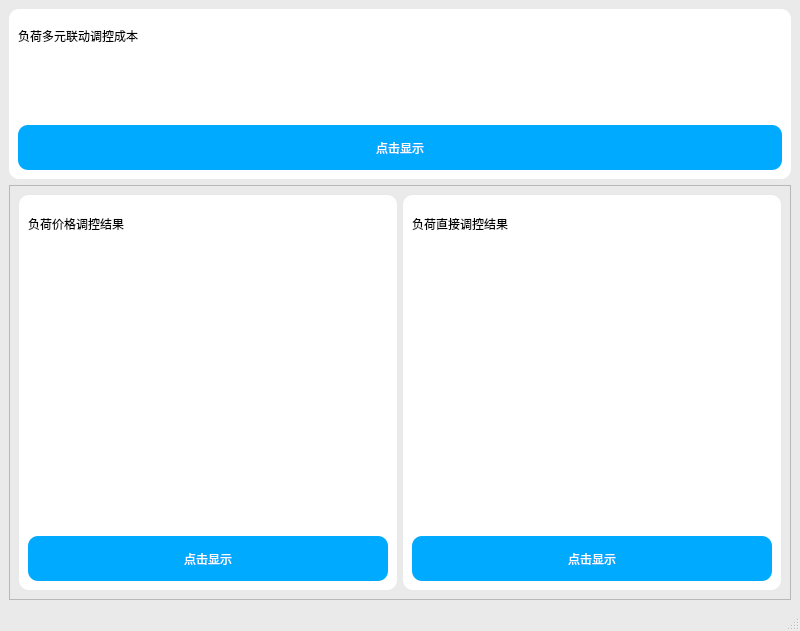
<?xml version="1.0" encoding="UTF-8"?>
<ui version="4.0">
 <class>M2ResultWindow</class>
 <widget class="QMainWindow" name="M2ResultWindow">
  <property name="geometry">
   <rect>
    <x>0</x>
    <y>0</y>
    <width>800</width>
    <height>631</height>
   </rect>
  </property>
  <property name="minimumSize">
   <size>
    <width>600</width>
    <height>600</height>
   </size>
  </property>
  <property name="windowTitle">
   <string>运行评估结果</string>
  </property>
  <property name="styleSheet">
   <string notr="true">QMainWindow{
background-color:rgb(234, 234, 234)
}
QLabel{
font: bold 18px &quot;Microsoft YaHei&quot;;
background-color:rgb(255, 255, 255);
}
QPushButton{
background-color:rgb(0, 170, 255);
font: bold 19px &quot;Microsoft YaHei&quot;;
color: white;
border-radius: 10px

}
QPushButton:hover{
	border-style: solid;
	border-color: rgb(125, 255, 39);
	border-width: 1px;
	border-radius: 5px;
	color: white;
	padding: 2px;
	background-color: rgb(85, 170, 255);
}
QPushButton:pressed{
	border-style: solid;
	border-color: #050a0e;
	border-width: 1px;
	border-radius: 5px;
	color: white;
	padding: 2px;
	background-color: rgb(0, 170, 127);
}</string>
  </property>
  <widget class="QWidget" name="centralwidget">
   <property name="styleSheet">
    <string notr="true"/>
   </property>
   <layout class="QVBoxLayout" name="verticalLayout_4">
    <item>
     <widget class="QFrame" name="frame_3">
      <property name="sizePolicy">
       <sizepolicy hsizetype="Preferred" vsizetype="Preferred">
        <horstretch>0</horstretch>
        <verstretch>1</verstretch>
       </sizepolicy>
      </property>
      <property name="styleSheet">
       <string notr="true">.QFrame{
background-color:rgb(255, 255, 255);
border-radius:10px;
border:0px
}
</string>
      </property>
      <property name="frameShape">
       <enum>QFrame::StyledPanel</enum>
      </property>
      <property name="frameShadow">
       <enum>QFrame::Raised</enum>
      </property>
      <layout class="QVBoxLayout" name="verticalLayout_3">
       <item>
        <widget class="QLabel" name="label_6">
         <property name="sizePolicy">
          <sizepolicy hsizetype="Preferred" vsizetype="Preferred">
           <horstretch>0</horstretch>
           <verstretch>1</verstretch>
          </sizepolicy>
         </property>
         <property name="minimumSize">
          <size>
           <width>0</width>
           <height>35</height>
          </size>
         </property>
         <property name="maximumSize">
          <size>
           <width>16777215</width>
           <height>40</height>
          </size>
         </property>
         <property name="text">
          <string>负荷多元联动调控成本</string>
         </property>
        </widget>
       </item>
       <item>
        <widget class="QLabel" name="r_p3">
         <property name="sizePolicy">
          <sizepolicy hsizetype="Preferred" vsizetype="Preferred">
           <horstretch>0</horstretch>
           <verstretch>7</verstretch>
          </sizepolicy>
         </property>
         <property name="minimumSize">
          <size>
           <width>0</width>
           <height>60</height>
          </size>
         </property>
         <property name="text">
          <string/>
         </property>
        </widget>
       </item>
       <item>
        <widget class="QPushButton" name="r_btn3">
         <property name="sizePolicy">
          <sizepolicy hsizetype="Minimum" vsizetype="Expanding">
           <horstretch>0</horstretch>
           <verstretch>1</verstretch>
          </sizepolicy>
         </property>
         <property name="minimumSize">
          <size>
           <width>100</width>
           <height>45</height>
          </size>
         </property>
         <property name="maximumSize">
          <size>
           <width>16777215</width>
           <height>55</height>
          </size>
         </property>
         <property name="text">
          <string>点击显示</string>
         </property>
        </widget>
       </item>
      </layout>
     </widget>
    </item>
    <item>
     <widget class="QFrame" name="frame_4">
      <property name="sizePolicy">
       <sizepolicy hsizetype="Preferred" vsizetype="Preferred">
        <horstretch>0</horstretch>
        <verstretch>3</verstretch>
       </sizepolicy>
      </property>
      <property name="frameShape">
       <enum>QFrame::StyledPanel</enum>
      </property>
      <property name="frameShadow">
       <enum>QFrame::Raised</enum>
      </property>
      <layout class="QHBoxLayout" name="horizontalLayout_2">
       <item>
        <widget class="QFrame" name="frame">
         <property name="styleSheet">
          <string notr="true">.QFrame{
background-color:rgb(255, 255, 255);
border-radius:10px;
border:0px
}
</string>
         </property>
         <property name="frameShape">
          <enum>QFrame::StyledPanel</enum>
         </property>
         <property name="frameShadow">
          <enum>QFrame::Raised</enum>
         </property>
         <layout class="QVBoxLayout" name="verticalLayout">
          <item>
           <widget class="QLabel" name="label">
            <property name="sizePolicy">
             <sizepolicy hsizetype="Preferred" vsizetype="Preferred">
              <horstretch>0</horstretch>
              <verstretch>1</verstretch>
             </sizepolicy>
            </property>
            <property name="minimumSize">
             <size>
              <width>0</width>
              <height>35</height>
             </size>
            </property>
            <property name="maximumSize">
             <size>
              <width>16777215</width>
              <height>40</height>
             </size>
            </property>
            <property name="text">
             <string>负荷价格调控结果</string>
            </property>
           </widget>
          </item>
          <item>
           <widget class="QLabel" name="r_p1">
            <property name="sizePolicy">
             <sizepolicy hsizetype="Preferred" vsizetype="Preferred">
              <horstretch>0</horstretch>
              <verstretch>7</verstretch>
             </sizepolicy>
            </property>
            <property name="minimumSize">
             <size>
              <width>200</width>
              <height>200</height>
             </size>
            </property>
            <property name="text">
             <string/>
            </property>
           </widget>
          </item>
          <item>
           <widget class="QPushButton" name="r_btn1">
            <property name="sizePolicy">
             <sizepolicy hsizetype="Minimum" vsizetype="Expanding">
              <horstretch>0</horstretch>
              <verstretch>1</verstretch>
             </sizepolicy>
            </property>
            <property name="minimumSize">
             <size>
              <width>0</width>
              <height>45</height>
             </size>
            </property>
            <property name="maximumSize">
             <size>
              <width>16777215</width>
              <height>55</height>
             </size>
            </property>
            <property name="text">
             <string>点击显示</string>
            </property>
           </widget>
          </item>
         </layout>
        </widget>
       </item>
       <item>
        <widget class="QFrame" name="frame_2">
         <property name="styleSheet">
          <string notr="true">.QFrame{
background-color:rgb(255, 255, 255);
border-radius:10px;
border:0px
}
</string>
         </property>
         <property name="frameShape">
          <enum>QFrame::StyledPanel</enum>
         </property>
         <property name="frameShadow">
          <enum>QFrame::Raised</enum>
         </property>
         <layout class="QVBoxLayout" name="verticalLayout_2">
          <item>
           <widget class="QLabel" name="label_3">
            <property name="sizePolicy">
             <sizepolicy hsizetype="Preferred" vsizetype="Preferred">
              <horstretch>0</horstretch>
              <verstretch>1</verstretch>
             </sizepolicy>
            </property>
            <property name="minimumSize">
             <size>
              <width>0</width>
              <height>35</height>
             </size>
            </property>
            <property name="maximumSize">
             <size>
              <width>16777215</width>
              <height>40</height>
             </size>
            </property>
            <property name="text">
             <string>负荷直接调控结果</string>
            </property>
           </widget>
          </item>
          <item>
           <widget class="QLabel" name="r_p2">
            <property name="sizePolicy">
             <sizepolicy hsizetype="Preferred" vsizetype="Preferred">
              <horstretch>0</horstretch>
              <verstretch>7</verstretch>
             </sizepolicy>
            </property>
            <property name="minimumSize">
             <size>
              <width>200</width>
              <height>200</height>
             </size>
            </property>
            <property name="text">
             <string/>
            </property>
           </widget>
          </item>
          <item>
           <widget class="QPushButton" name="r_btn2">
            <property name="sizePolicy">
             <sizepolicy hsizetype="Minimum" vsizetype="Expanding">
              <horstretch>0</horstretch>
              <verstretch>1</verstretch>
             </sizepolicy>
            </property>
            <property name="minimumSize">
             <size>
              <width>0</width>
              <height>45</height>
             </size>
            </property>
            <property name="maximumSize">
             <size>
              <width>16777215</width>
              <height>55</height>
             </size>
            </property>
            <property name="text">
             <string>点击显示</string>
            </property>
           </widget>
          </item>
         </layout>
        </widget>
       </item>
      </layout>
     </widget>
    </item>
   </layout>
  </widget>
  <widget class="QStatusBar" name="statusbar"/>
 </widget>
 <resources/>
 <connections/>
</ui>
